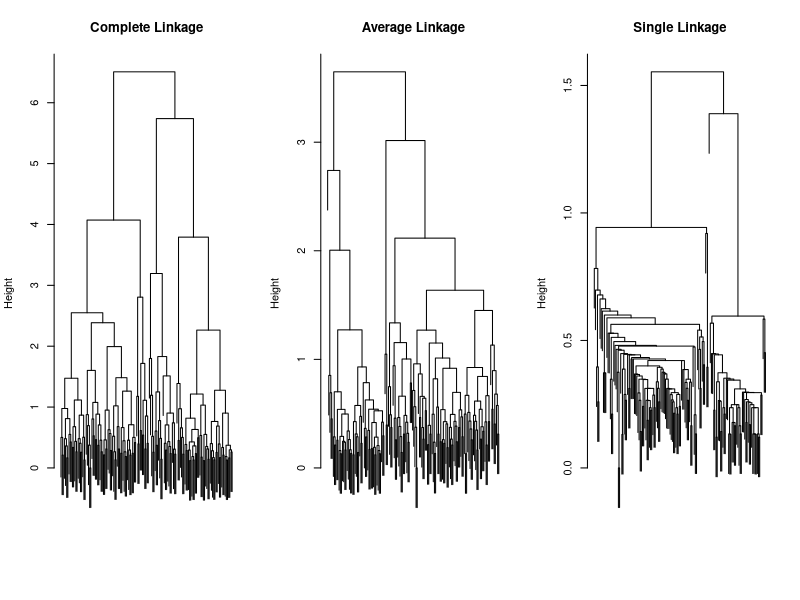

R code for this plot: (Note: this script raises an error after producing the figure.)
# First we do hclustering with the iris dataset

iris.scaled = scale(iris[,-5])

# We will do three different dendograms, for three different
# linkage methods

iris.complete = hclust(dist(iris.scaled), method="complete")
iris.average = hclust(dist(iris.scaled), method="average")
iris.single = hclust(dist(iris.scaled), method="single")

# We plot the dendograms side by side for comparison

par(mfrow=c(1,3))
plot(iris.complete,main="Complete Linkage", xlab="", sub="", cex=.9,labels = FALSE)
plot(iris.average, main="Average Linkage", xlab="", sub="", cex=.9,labels = FALSE)
plot(iris.single, main="Single Linkage", xlab="", sub="", cex=.9,labels = FALSE)

# Here is how we can access the clustering for any number of
# clusters

cutree(iris.complete,2)
cutree(iris.average,3)

# Let's see how the method worked ...

table(cutree(iris.complete,3), iris[,5])
table(cutree(iris.average,3), iris[,5])
table(cutree(iris.single,3), iris[,5])

# Answer: Not well. But interestingly, if we use fewer
# variables ...

iris.average.restr = hclust(dist(iris.scaled[,3:4]), method="average")
table(cutree(iris.average.restr,3), iris[,5])

# Note the final result does not tell us much

iris.average

# Here we use correlation between predictors for our clustering
# We look at historical stock prices for the SP500. We will
# try to cluster stocks based upon correlation.
# First, load the dataset sp500hst.txt

View(sp500hst)

# We need to do some manipulations, and we will use the 
# tidyr package.

myData = sp500hst
colnames(myData)=c("Date","Stock","Open","High","Low","Close","Volume")
View(myData)

# attach package "tidyr"

myData2 = myData[,c("Date","Stock","Close")]
dim(myData2)

# The spread function allows us to rehape the data so we
# have a closing stock price for each stock for each day
# It makes a long dataset wide

myData3 = spread(myData2, Stock, Close, fill = NA, convert = FALSE, drop = TRUE,
sep = NULL)
dim(myData3)
myData4 = na.omit(myData3)
dim(myData4)

# We will need to be more careful on removing NAs!
# First, we need to do more cleanup - we can remove
# the date column, and and then we need to transpose
# the data to get the stocks as rows

myData4 = myData3
myData4$Date=NULL
myData5 = t(myData4)  
dim(myData5)

# Not all rows are complete - some stocks joined and others 
# left the SP500 during the time period. We correct for this

myData6 = myData5[complete.cases(myData5),]
dim(myData6)

# We could have also done an na.omit on myData5 at this point.

# There are 379 stocks that were in the index for the entire
# year. Next we convert the data to a percentage daily
# change, rather than a closing price.

myData6[1,1]
myData7 = myData6
for(i in 1:244){
myData7[,i] = (myData6[,i+1] - myData6[,i])/myData6[,i]}
dim(myData7)
myData7[1,1]
myData[1,245]

# We drop the last column - note that myData is a matrix, not
# a dataframe at this point.

myData8 = myData7[,-245]

# We can now compute a distance matrix for myData8 using
# correlation ...

SP500_corr=as.dist(1-cor(t(myData8)))
SP500.Ward = hclust(SP500_corr, method="ward.D2")
par(mfrow=c(1,1))
plot(SP500.Ward, labels = FALSE)

# Maybe 6 groups of stocks? Let's try to find the groups

SP500.Groups=cutree(SP500.Ward,6)
SP500.Groups==1
x =as.vector(names(SP500.Groups))
x[1]
GP_1 = x[SP500.Groups==1]
GP_1






